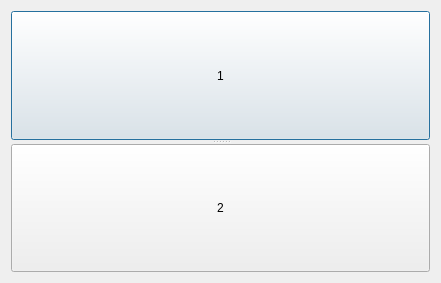
<?xml version="1.0" encoding="UTF-8"?>
<ui version="4.0">
 <class>Dialog</class>
 <widget class="QDialog" name="Dialog">
  <property name="geometry">
   <rect>
    <x>0</x>
    <y>0</y>
    <width>441</width>
    <height>283</height>
   </rect>
  </property>
  <property name="windowTitle">
   <string>Dialog</string>
  </property>
  <layout class="QVBoxLayout" name="verticalLayout">
   <item>
    <widget class="QSplitter" name="splitter">
     <property name="orientation">
      <enum>Qt::Vertical</enum>
     </property>
     <widget class="QPushButton" name="pushButton">
      <property name="text">
       <string>1</string>
      </property>
     </widget>
     <widget class="QPushButton" name="pushButton_2">
      <property name="text">
       <string>2</string>
      </property>
     </widget>
    </widget>
   </item>
  </layout>
 </widget>
 <layoutdefault spacing="6" margin="11"/>
 <resources/>
 <connections/>
</ui>
